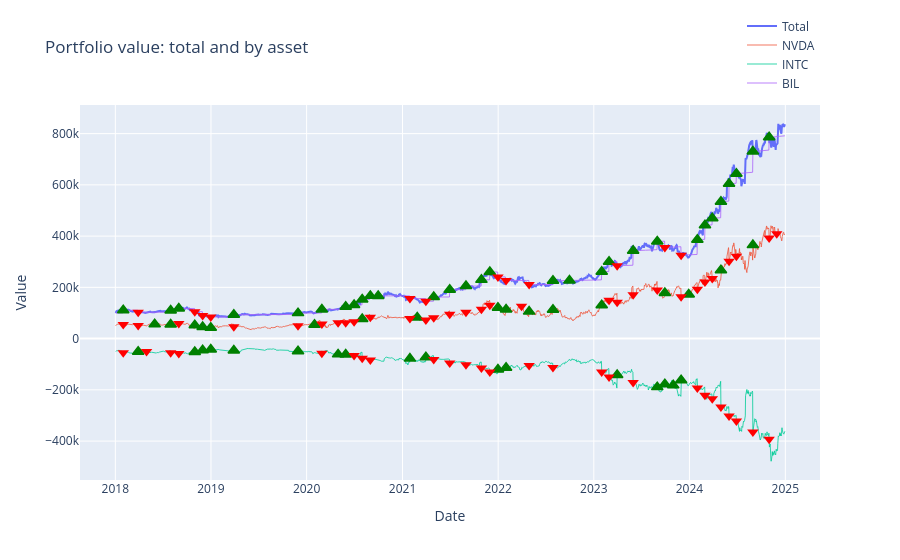

Notebook code cell kept with this figure:
### Code cell
fig = result_static.plot_portfolio()
fig.show()
static_trades_df = rebalance_decisions_table(result_static)
display(static_trades_df.tail(5))

### Figure 1 — Plotly figure (JSON) as saved in the notebook; plotly's stock layout.template omitted (floating-point values rounded to 4 significant figures; data arrays with more than 128 entries replaced by an {"elided": "..."} marker saying what was removed)
{"data": [{"hovertemplate": "Date: %{x|%Y-%m-%d}<br>Value: %{y:,.2f}<extra></extra>", "line": {"width": 2}, "mode": "lines", "name": "Total", "type": "scatter", "x": {"elided": "1760 str values"}, "y": {"elided": "1760 float values"}}, {"customdata": {"elided": "1760 float values"}, "hovertemplate": "Date: %{x|%Y-%m-%d}<br>NVDA: %{y:,.2f} (%{customdata:.1f}% of portfolio)<extra></extra>", "line": {"width": 1}, "mode": "lines", "name": "NVDA", "opacity": 0.8, "type": "scatter", "x": {"elided": "1760 str values"}, "y": {"elided": "1760 float values"}}, {"customdata": {"elided": "1760 float values"}, "hovertemplate": "Date: %{x|%Y-%m-%d}<br>INTC: %{y:,.2f} (%{customdata:.1f}% of portfolio)<extra></extra>", "line": {"width": 1}, "mode": "lines", "name": "INTC", "opacity": 0.8, "type": "scatter", "x": {"elided": "1760 str values"}, "y": {"elided": "1760 float values"}}, {"customdata": {"elided": "1760 float values"}, "hovertemplate": "Date: %{x|%Y-%m-%d}<br>BIL: %{y:,.2f} (%{customdata:.1f}% of portfolio)<extra></extra>", "line": {"width": 1}, "mode": "lines", "name": "BIL", "opacity": 0.8, "type": "scatter", "x": {"elided": "1760 str values"}, "y": {"elided": "1760 float values"}}, {"hoverinfo": "text", "hovertext": ["NVDA Buy<br>Date: 2018-05-31<br>Price: 6.24<br>Qty: 0.0000", "NVDA Buy<br>Date: 2018-07-31<br>Price: 6.06<br>Qty: 101.8173", "NVDA Buy<br>Date: 2018-10-31<br>Price: 5.22<br>Qty: 1,613.3794", "NVDA Buy<br>Date: 2018-11-30<br>Price: 4.05<br>Qty: 1,093.8687", "NVDA Buy<br>Date: 2018-12-31<br>Price: 3.31<br>Qty: 1,603.3969", "NVDA Buy<br>Date: 2020-01-31<br>Price: 5.88<br>Qty: 0.0000", "NVDA Buy<br>Date: 2020-07-31<br>Price: 10.58<br>Qty: 262.9517", "NVDA Buy<br>Date: 2021-02-26<br>Price: 13.68<br>Qty: 0.0000", "NVDA Buy<br>Date: 2021-12-31<br>Price: 29.35<br>Qty: 117.9157", "NVDA Buy<br>Date: 2022-01-31<br>Price: 24.44<br>Qty: 540.0638", "NVDA Buy<br>Date: 2022-04-29<br>Price: 18.51<br>Qty: 1,050.3214", "NVDA Buy<br>Date: 2022-07-29<br>Price: 18.13<br>Qty: 533.8963", "NVDA Buy<br>Date: 2023-01-31<br>Price: 19.52<br>Qty: 455.8621", "NVDA Buy<br>Date: 2023-09-29<br>Price: 43.47<br>Qty: 250.1371", "NVDA Buy<br>Date: 2023-12-29<br>Price: 49.49<br>Qty: 0.0000", "NVDA Buy<br>Date: 2024-04-30<br>Price: 86.35<br>Qty: 492.9115", "NVDA Buy<br>Date: 2024-08-30<br>Price: 119.31<br>Qty: 452.8747"], "legendgroup": "NVDA", "marker": {"color": "green", "line": {"color": "green", "width": 1.5}, "size": 10, "symbol": "triangle-up"}, "mode": "markers", "name": "NVDA Buy", "showlegend": false, "type": "scatter", "x": ["2018-05-31T04:00:00+00:00", "2018-07-31T04:00:00+00:00", "2018-10-31T04:00:00+00:00", "2018-11-30T05:00:00+00:00", "2018-12-31T05:00:00+00:00", "2020-01-31T05:00:00+00:00", "2020-07-31T04:00:00+00:00", "2021-02-26T05:00:00+00:00", "2021-12-31T05:00:00+00:00", "2022-01-31T05:00:00+00:00", "2022-04-29T04:00:00+00:00", "2022-07-29T04:00:00+00:00", "2023-01-31T05:00:00+00:00", "2023-09-29T04:00:00+00:00", "2023-12-29T05:00:00+00:00", "2024-04-30T04:00:00+00:00", "2024-08-30T04:00:00+00:00"], "y": [55870.0, 54870.0, 52460.0, 45150.0, 42190.0, 54220.0, 76310.0, 82510.0, 120400.0, 113500.0, 105400.0, 112900.0, 130400.0, 177800.0, 172400.0, 267100.0, 365000.0]}, {"hoverinfo": "text", "hovertext": ["NVDA Sell<br>Date: 2018-01-31<br>Price: 6.08<br>Qty: -1,062.2289", "NVDA Sell<br>Date: 2018-03-29<br>Price: 5.73<br>Qty: -132.6414", "NVDA Sell<br>Date: 2018-08-31<br>Price: 6.95<br>Qty: -618.1913", "NVDA Sell<br>Date: 2019-03-29<br>Price: 4.46<br>Qty: -2,306.5191", "NVDA Sell<br>Date: 2019-11-29<br>Price: 5.39<br>Qty: -1,224.0137", "NVDA Sell<br>Date: 2020-02-28<br>Price: 6.73<br>Qty: -743.1678", "NVDA Sell<br>Date: 2020-04-30<br>Price: 7.28<br>Qty: -0.0000", "NVDA Sell<br>Date: 2020-05-29<br>Price: 8.84<br>Qty: -1,452.3820", "NVDA Sell<br>Date: 2020-06-30<br>Price: 9.46<br>Qty: -70.0697", "NVDA Sell<br>Date: 2020-08-31<br>Price: 13.33<br>Qty: -957.1902", "NVDA Sell<br>Date: 2021-01-29<br>Price: 12.95<br>Qty: -223.9227", "NVDA Sell<br>Date: 2021-03-31<br>Price: 13.31<br>Qty: -550.6617", "NVDA Sell<br>Date: 2021-04-30<br>Price: 14.97<br>Qty: -57.6695", "NVDA Sell<br>Date: 2021-06-30<br>Price: 19.96<br>Qty: -642.4898", "NVDA Sell<br>Date: 2021-08-31<br>Price: 22.34<br>Qty: -189.6224", "NVDA Sell<br>Date: 2021-10-29<br>Price: 25.51<br>Qty: -97.0239", "NVDA Sell<br>Date: 2021-11-30<br>Price: 32.61<br>Qty: -509.1300", "NVDA Sell<br>Date: 2022-03-31<br>Price: 27.24<br>Qty: -0.0000", "NVDA Sell<br>Date: 2023-02-28<br>Price: 23.19<br>Qty: -210.0938", "NVDA Sell<br>Date: 2023-03-31<br>Price: 27.75<br>Qty: -1,349.2806", "NVDA Sell<br>Date: 2023-05-31<br>Price: 37.80<br>Qty: -590.1621", "NVDA Sell<br>Date: 2023-08-31<br>Price: 49.32<br>Qty: -693.6391", "NVDA Sell<br>Date: 2023-11-30<br>Price: 46.74<br>Qty: -605.8671", "NVDA Sell<br>Date: 2024-01-31<br>Price: 61.49<br>Qty: -347.3526", "NVDA Sell<br>Date: 2024-02-29<br>Price: 79.06<br>Qty: -340.5438", "NVDA Sell<br>Date: 2024-03-28<br>Price: 90.31<br>Qty: -195.5013", "NVDA Sell<br>Date: 2024-05-31<br>Price: 109.57<br>Qty: -336.7059", "NVDA Sell<br>Date: 2024-06-28<br>Price: 123.48<br>Qty: -150.5278", "NVDA Sell<br>Date: 2024-10-31<br>Price: 132.71<br>Qty: -99.2522", "NVDA Sell<br>Date: 2024-11-29<br>Price: 138.20<br>Qty: -0.0000"], "legendgroup": "NVDA", "marker": {"color": "red", "size": 10, "symbol": "triangle-down"}, "mode": "markers", "name": "NVDA Sell", "showlegend": false, "type": "scatter", "x": ["2018-01-31T05:00:00+00:00", "2018-03-29T04:00:00+00:00", "2018-08-31T04:00:00+00:00", "2019-03-29T04:00:00+00:00", "2019-11-29T05:00:00+00:00", "2020-02-28T05:00:00+00:00", "2020-04-30T04:00:00+00:00", "2020-05-29T04:00:00+00:00", "2020-06-30T04:00:00+00:00", "2020-08-31T04:00:00+00:00", "2021-01-29T05:00:00+00:00", "2021-03-31T04:00:00+00:00", "2021-04-30T04:00:00+00:00", "2021-06-30T04:00:00+00:00", "2021-08-31T04:00:00+00:00", "2021-10-29T04:00:00+00:00", "2021-11-30T05:00:00+00:00", "2022-03-31T04:00:00+00:00", "2023-02-28T05:00:00+00:00", "2023-03-31T04:00:00+00:00", "2023-05-31T04:00:00+00:00", "2023-08-31T04:00:00+00:00", "2023-11-30T05:00:00+00:00", "2024-01-31T05:00:00+00:00", "2024-02-29T05:00:00+00:00", "2024-03-28T04:00:00+00:00", "2024-05-31T04:00:00+00:00", "2024-06-28T04:00:00+00:00", "2024-10-31T04:00:00+00:00", "2024-11-29T05:00:00+00:00"], "y": [55200.0, 51280.0, 58630.0, 46520.0, 49710.0, 56980.0, 61670.0, 62060.0, 65780.0, 83380.0, 78100.0, 72950.0, 81180.0, 95420.0, 102600.0, 114600.0, 129900.0, 126500.0, 150100.0, 142200.0, 171400.0, 189400.0, 162800.0, 192900.0, 221000.0, 234800.0, 302000.0, 321800.0, 392800.0, 409000.0]}, {"hoverinfo": "text", "hovertext": ["INTC Buy<br>Date: 2018-03-29<br>Price: 44.02<br>Qty: 200.7658", "INTC Buy<br>Date: 2018-10-31<br>Price: 40.09<br>Qty: 106.9148", "INTC Buy<br>Date: 2018-11-30<br>Price: 42.44<br>Qty: 244.7985", "INTC Buy<br>Date: 2018-12-31<br>Price: 40.39<br>Qty: 19.2969", "INTC Buy<br>Date: 2019-03-29<br>Price: 46.51<br>Qty: 44.3750", "INTC Buy<br>Date: 2019-11-29<br>Price: 51.21<br>Qty: 29.5095", "INTC Buy<br>Date: 2020-04-30<br>Price: 53.15<br>Qty: 0.0000", "INTC Buy<br>Date: 2020-05-29<br>Price: 56.09<br>Qty: 51.2739", "INTC Buy<br>Date: 2021-01-29<br>Price: 50.18<br>Qty: 267.2489", "INTC Buy<br>Date: 2021-03-31<br>Price: 58.19<br>Qty: 302.8947", "INTC Buy<br>Date: 2021-12-31<br>Price: 47.74<br>Qty: 326.7087", "INTC Buy<br>Date: 2022-01-31<br>Price: 45.26<br>Qty: 15.2269", "INTC Buy<br>Date: 2023-03-31<br>Price: 31.88<br>Qty: 1,709.7162", "INTC Buy<br>Date: 2023-08-31<br>Price: 34.55<br>Qty: 80.7245", "INTC Buy<br>Date: 2023-09-29<br>Price: 34.96<br>Qty: 395.7274", "INTC Buy<br>Date: 2023-10-31<br>Price: 35.89<br>Qty: 0.0000", "INTC Buy<br>Date: 2023-11-30<br>Price: 44.10<br>Qty: 1,392.8146"], "legendgroup": "INTC", "marker": {"color": "green", "line": {"color": "green", "width": 1.5}, "size": 10, "symbol": "triangle-up"}, "mode": "markers", "name": "INTC Buy", "showlegend": false, "type": "scatter", "x": ["2018-03-29T04:00:00+00:00", "2018-10-31T04:00:00+00:00", "2018-11-30T05:00:00+00:00", "2018-12-31T05:00:00+00:00", "2019-03-29T04:00:00+00:00", "2019-11-29T05:00:00+00:00", "2020-04-30T04:00:00+00:00", "2020-05-29T04:00:00+00:00", "2021-01-29T05:00:00+00:00", "2021-03-31T04:00:00+00:00", "2021-12-31T05:00:00+00:00", "2022-01-31T05:00:00+00:00", "2023-03-31T04:00:00+00:00", "2023-08-31T04:00:00+00:00", "2023-09-29T04:00:00+00:00", "2023-10-31T04:00:00+00:00", "2023-11-30T05:00:00+00:00"], "y": [-51280.0, -52460.0, -45150.0, -42190.0, -46520.0, -49710.0, -61530.0, -62060.0, -78100.0, -72950.0, -120400.0, -113500.0, -142200.0, -189400.0, -177800.0, -182500.0, -162800.0]}, {"hoverinfo": "text", "hovertext": ["INTC Sell<br>Date: 2018-01-31<br>Price: 40.42<br>Qty: -94.7566", "INTC Sell<br>Date: 2018-04-30<br>Price: 43.63<br>Qty: -0.0000", "INTC Sell<br>Date: 2018-07-31<br>Price: 40.89<br>Qty: -176.9444", "INTC Sell<br>Date: 2018-08-31<br>Price: 41.42<br>Qty: -73.6108", "INTC Sell<br>Date: 2020-02-28<br>Price: 49.22<br>Qty: -187.0649", "INTC Sell<br>Date: 2020-06-30<br>Price: 53.33<br>Qty: -126.9569", "INTC Sell<br>Date: 2020-07-31<br>Price: 42.55<br>Qty: -559.9597", "INTC Sell<br>Date: 2020-08-31<br>Price: 45.72<br>Qty: -30.3945", "INTC Sell<br>Date: 2021-04-30<br>Price: 52.31<br>Qty: -298.3257", "INTC Sell<br>Date: 2021-06-30<br>Price: 51.36<br>Qty: -305.8856", "INTC Sell<br>Date: 2021-08-31<br>Price: 49.77<br>Qty: -202.8331", "INTC Sell<br>Date: 2021-10-29<br>Price: 45.11<br>Qty: -480.6053", "INTC Sell<br>Date: 2021-11-30<br>Price: 45.61<br>Qty: -307.6539", "INTC Sell<br>Date: 2022-04-29<br>Price: 40.72<br>Qty: -80.8579", "INTC Sell<br>Date: 2022-07-29<br>Price: 34.19<br>Qty: -714.0865", "INTC Sell<br>Date: 2023-01-31<br>Price: 27.23<br>Qty: -1,488.6098", "INTC Sell<br>Date: 2023-02-28<br>Price: 24.33<br>Qty: -1,378.7801", "INTC Sell<br>Date: 2023-05-31<br>Price: 30.81<br>Qty: -1,101.9981", "INTC Sell<br>Date: 2024-01-31<br>Price: 42.50<br>Qty: -845.5115", "INTC Sell<br>Date: 2024-02-29<br>Price: 42.60<br>Qty: -650.9223", "INTC Sell<br>Date: 2024-03-28<br>Price: 43.70<br>Qty: -185.1258", "INTC Sell<br>Date: 2024-04-30<br>Price: 30.15<br>Qty: -3,485.2835", "INTC Sell<br>Date: 2024-05-31<br>Price: 30.65<br>Qty: -995.2069", "INTC Sell<br>Date: 2024-06-28<br>Price: 30.77<br>Qty: -603.6396", "INTC Sell<br>Date: 2024-08-30<br>Price: 22.04<br>Qty: -6,100.8884", "INTC Sell<br>Date: 2024-10-31<br>Price: 21.52<br>Qty: -1,692.7580"], "legendgroup": "INTC", "marker": {"color": "red", "size": 10, "symbol": "triangle-down"}, "mode": "markers", "name": "INTC Sell", "showlegend": false, "type": "scatter", "x": ["2018-01-31T05:00:00+00:00", "2018-04-30T04:00:00+00:00", "2018-07-31T04:00:00+00:00", "2018-08-31T04:00:00+00:00", "2020-02-28T05:00:00+00:00", "2020-06-30T04:00:00+00:00", "2020-07-31T04:00:00+00:00", "2020-08-31T04:00:00+00:00", "2021-04-30T04:00:00+00:00", "2021-06-30T04:00:00+00:00", "2021-08-31T04:00:00+00:00", "2021-10-29T04:00:00+00:00", "2021-11-30T05:00:00+00:00", "2022-04-29T04:00:00+00:00", "2022-07-29T04:00:00+00:00", "2023-01-31T05:00:00+00:00", "2023-02-28T05:00:00+00:00", "2023-05-31T04:00:00+00:00", "2024-01-31T05:00:00+00:00", "2024-02-29T05:00:00+00:00", "2024-03-28T04:00:00+00:00", "2024-04-30T04:00:00+00:00", "2024-05-31T04:00:00+00:00", "2024-06-28T04:00:00+00:00", "2024-08-30T04:00:00+00:00", "2024-10-31T04:00:00+00:00"], "y": [-55200.0, -50830.0, -54870.0, -58630.0, -56980.0, -65780.0, -76310.0, -83380.0, -81180.0, -95420.0, -102600.0, -114600.0, -129900.0, -105400.0, -112900.0, -130400.0, -150100.0, -171400.0, -192900.0, -221000.0, -234800.0, -267100.0, -302000.0, -321800.0, -365000.0, -392800.0]}, {"hoverinfo": "text", "hovertext": ["BIL Buy<br>Date: 2018-01-31<br>Price: 74.97<br>Qty: 137.1912", "BIL Buy<br>Date: 2018-07-31<br>Price: 75.54<br>Qty: 87.6111", "BIL Buy<br>Date: 2018-08-31<br>Price: 75.66<br>Qty: 97.0923", "BIL Buy<br>Date: 2019-03-29<br>Price: 76.58<br>Qty: 107.2600", "BIL Buy<br>Date: 2019-11-29<br>Price: 77.64<br>Qty: 65.5738", "BIL Buy<br>Date: 2020-02-28<br>Price: 77.91<br>Qty: 182.3371", "BIL Buy<br>Date: 2020-05-29<br>Price: 78.04<br>Qty: 127.6852", "BIL Buy<br>Date: 2020-06-30<br>Price: 78.04<br>Qty: 95.2565", "BIL Buy<br>Date: 2020-07-31<br>Price: 78.05<br>Qty: 269.6253", "BIL Buy<br>Date: 2020-08-31<br>Price: 78.05<br>Qty: 181.2810", "BIL Buy<br>Date: 2020-09-30<br>Price: 78.03<br>Qty: 0.0000", "BIL Buy<br>Date: 2021-04-30<br>Price: 78.02<br>Qty: 211.0835", "BIL Buy<br>Date: 2021-06-30<br>Price: 77.99<br>Qty: 365.8723", "BIL Buy<br>Date: 2021-08-31<br>Price: 77.97<br>Qty: 183.8036", "BIL Buy<br>Date: 2021-10-29<br>Price: 77.97<br>Qty: 309.8010", "BIL Buy<br>Date: 2021-11-30<br>Price: 77.96<br>Qty: 392.9557", "BIL Buy<br>Date: 2022-07-29<br>Price: 78.06<br>Qty: 188.7660", "BIL Buy<br>Date: 2022-09-30<br>Price: 78.38<br>Qty: 0.0000", "BIL Buy<br>Date: 2023-01-31<br>Price: 79.26<br>Qty: 399.1473", "BIL Buy<br>Date: 2023-02-28<br>Price: 79.53<br>Qty: 483.0604", "BIL Buy<br>Date: 2023-05-31<br>Price: 80.44<br>Qty: 699.4119", "BIL Buy<br>Date: 2023-08-31<br>Price: 81.52<br>Qty: 385.4423", "BIL Buy<br>Date: 2024-01-31<br>Price: 83.29<br>Qty: 687.8731", "BIL Buy<br>Date: 2024-02-29<br>Price: 83.66<br>Qty: 653.2713", "BIL Buy<br>Date: 2024-03-28<br>Price: 84.01<br>Qty: 306.4602", "BIL Buy<br>Date: 2024-04-30<br>Price: 84.37<br>Qty: 741.0026", "BIL Buy<br>Date: 2024-05-31<br>Price: 84.76<br>Qty: 795.1387", "BIL Buy<br>Date: 2024-06-28<br>Price: 85.09<br>Qty: 436.7278", "BIL Buy<br>Date: 2024-08-30<br>Price: 85.87<br>Qty: 936.6612", "BIL Buy<br>Date: 2024-10-31<br>Price: 86.58<br>Qty: 572.8795"], "legendgroup": "BIL", "marker": {"color": "green", "line": {"color": "green", "width": 1.5}, "size": 10, "symbol": "triangle-up"}, "mode": "markers", "name": "BIL Buy", "showlegend": false, "type": "scatter", "x": ["2018-01-31T05:00:00+00:00", "2018-07-31T04:00:00+00:00", "2018-08-31T04:00:00+00:00", "2019-03-29T04:00:00+00:00", "2019-11-29T05:00:00+00:00", "2020-02-28T05:00:00+00:00", "2020-05-29T04:00:00+00:00", "2020-06-30T04:00:00+00:00", "2020-07-31T04:00:00+00:00", "2020-08-31T04:00:00+00:00", "2020-09-30T04:00:00+00:00", "2021-04-30T04:00:00+00:00", "2021-06-30T04:00:00+00:00", "2021-08-31T04:00:00+00:00", "2021-10-29T04:00:00+00:00", "2021-11-30T05:00:00+00:00", "2022-07-29T04:00:00+00:00", "2022-09-30T04:00:00+00:00", "2023-01-31T05:00:00+00:00", "2023-02-28T05:00:00+00:00", "2023-05-31T04:00:00+00:00", "2023-08-31T04:00:00+00:00", "2024-01-31T05:00:00+00:00", "2024-02-29T05:00:00+00:00", "2024-03-28T04:00:00+00:00", "2024-04-30T04:00:00+00:00", "2024-05-31T04:00:00+00:00", "2024-06-28T04:00:00+00:00", "2024-08-30T04:00:00+00:00", "2024-10-31T04:00:00+00:00"], "y": [110400.0, 109700.0, 117300.0, 93030.0, 99410.0, 114000.0, 124100.0, 131600.0, 152600.0, 166800.0, 166700.0, 162400.0, 190800.0, 205100.0, 229300.0, 259900.0, 225800.0, 226700.0, 260900.0, 300200.0, 342700.0, 378700.0, 385700.0, 442100.0, 469700.0, 534200.0, 604100.0, 643600.0, 729900.0, 785600.0]}, {"hoverinfo": "text", "hovertext": ["BIL Sell<br>Date: 2018-03-29<br>Price: 75.13<br>Qty: -107.5177", "BIL Sell<br>Date: 2018-10-31<br>Price: 75.90<br>Qty: -167.4528", "BIL Sell<br>Date: 2018-11-30<br>Price: 76.04<br>Qty: -194.9185", "BIL Sell<br>Date: 2018-12-31<br>Price: 76.18<br>Qty: -79.8982", "BIL Sell<br>Date: 2021-01-29<br>Price: 78.03<br>Qty: -134.7014", "BIL Sell<br>Date: 2021-03-31<br>Price: 78.02<br>Qty: -131.9679", "BIL Sell<br>Date: 2021-12-31<br>Price: 77.96<br>Qty: -244.4574", "BIL Sell<br>Date: 2022-01-31<br>Price: 77.96<br>Qty: -178.1468", "BIL Sell<br>Date: 2022-04-29<br>Price: 77.95<br>Qty: -207.1702", "BIL Sell<br>Date: 2023-03-31<br>Price: 79.85<br>Qty: -213.6909", "BIL Sell<br>Date: 2023-09-29<br>Price: 81.85<br>Qty: -301.8704", "BIL Sell<br>Date: 2023-11-30<br>Price: 82.59<br>Qty: -400.8342"], "legendgroup": "BIL", "marker": {"color": "red", "size": 10, "symbol": "triangle-down"}, "mode": "markers", "name": "BIL Sell", "showlegend": false, "type": "scatter", "x": ["2018-03-29T04:00:00+00:00", "2018-10-31T04:00:00+00:00", "2018-11-30T05:00:00+00:00", "2018-12-31T05:00:00+00:00", "2021-01-29T05:00:00+00:00", "2021-03-31T04:00:00+00:00", "2021-12-31T05:00:00+00:00", "2022-01-31T05:00:00+00:00", "2022-04-29T04:00:00+00:00", "2023-03-31T04:00:00+00:00", "2023-09-29T04:00:00+00:00", "2023-11-30T05:00:00+00:00"], "y": [102600.0, 104900.0, 90300.0, 84380.0, 156200.0, 145900.0, 240800.0, 226900.0, 210800.0, 284300.0, 355600.0, 325700.0]}], "layout": {"hovermode": "closest", "legend": {"orientation": "h", "x": 1, "xanchor": "right", "y": 1.02, "yanchor": "bottom"}, "margin": {"t": 80}, "title": {"text": "Portfolio value: total and by asset"}, "xaxis": {"title": {"text": "Date"}}, "yaxis": {"title": {"text": "Value"}}}}
